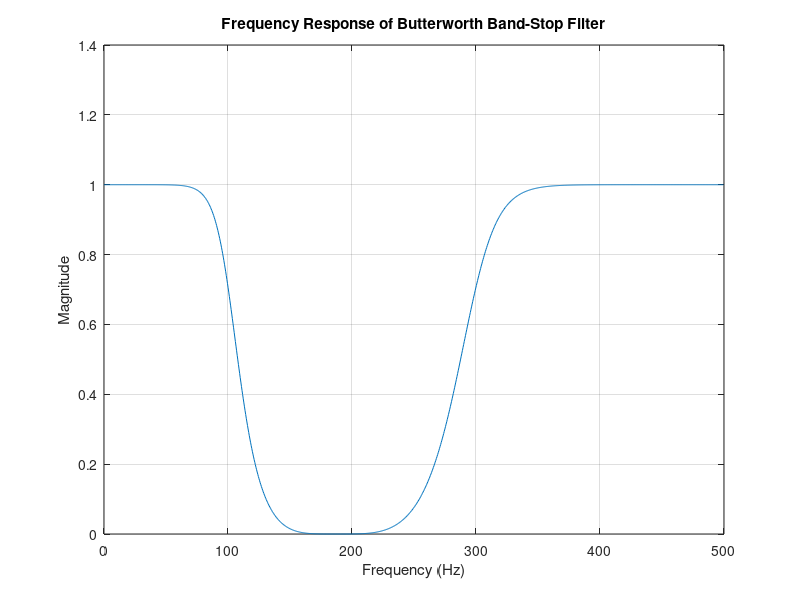
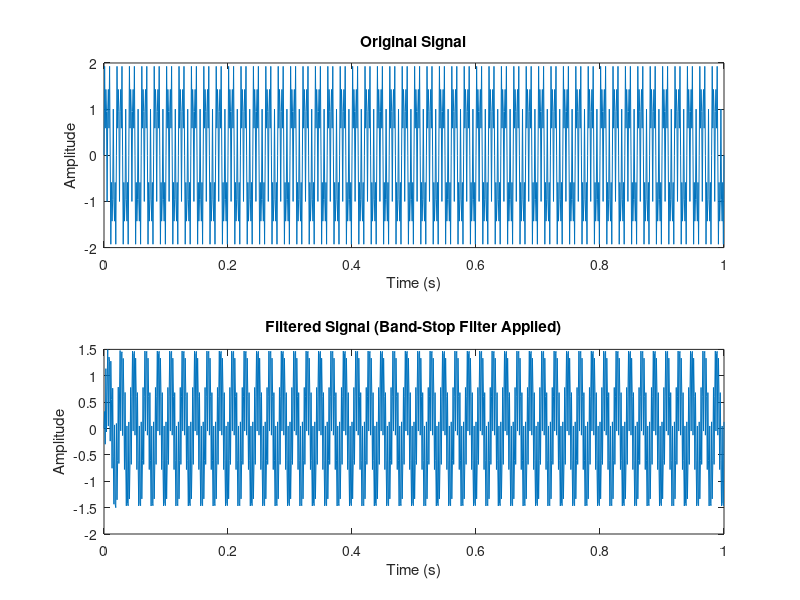

Write the MATLAB code that produced these figures, in order.

Fs = 1000;      
Fc1 = 100;     
Fc2 = 300;      
N = 4;          


Wn = [Fc1, Fc2] / (Fs / 2);  


[b, a] = butter(N, Wn, 'stop');


[H, f] = freqz(b, a, 1024, Fs);


figure;
plot(f, abs(H));
title('Frequency Response of Butterworth Band-Stop Filter');
xlabel('Frequency (Hz)');
ylabel('Magnitude');
grid on;


t = 0:1/Fs:1;                        
signal = sin(2*pi*50*t) + sin(2*pi*150*t) + sin(2*pi*350*t);  

filtered_signal = filter(b, a, signal);


figure;
subplot(2,1,1);
plot(t, signal);
title('Original Signal');
xlabel('Time (s)');
ylabel('Amplitude');

subplot(2,1,2);
plot(t, filtered_signal);
title('Filtered Signal (Band-Stop Filter Applied)');
xlabel('Time (s)');
ylabel('Amplitude');
